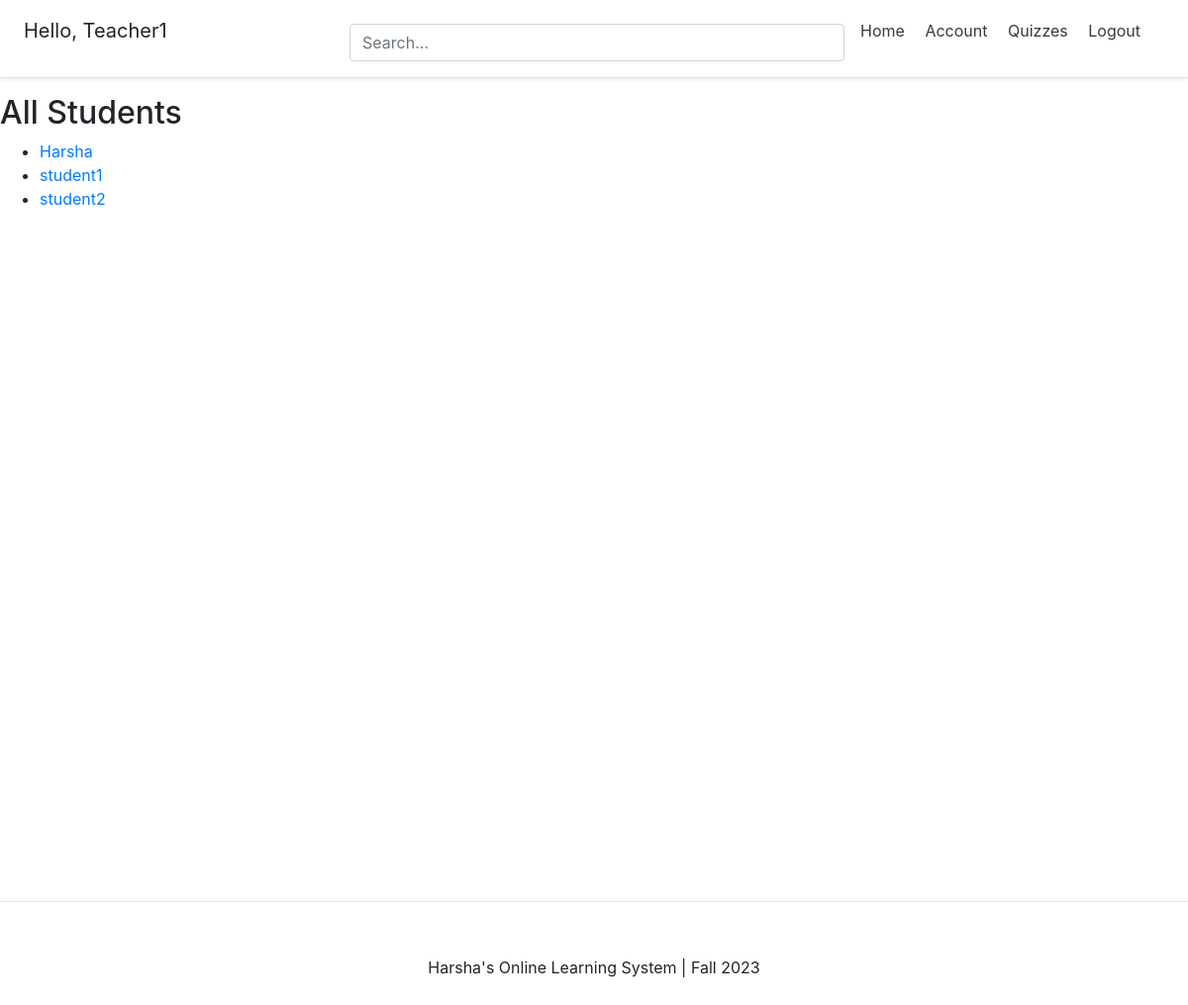
Page /quizzes/all-students/ (signed in) on the committed database.
### account/models.py (models this page shows, shortened)
class Account(AbstractBaseUser):
	email 					= models.EmailField(verbose_name="email", max_length=60, unique=True)
	username 				= models.CharField(max_length=30, unique=True)
	date_joined				= models.DateTimeField(verbose_name='date joined', auto_now_add=True)
	last_login				= models.DateTimeField(verbose_name='last login', auto_now=True)
	is_admin				= models.BooleanField(default=False)
	is_active				= models.BooleanField(default=True)
	is_staff				= models.BooleanField(default=False)
	is_superuser			= models.BooleanField(default=False)
	is_teacher = models.BooleanField(default=False)
	USERNAME_FIELD = 'email'
	REQUIRED_FIELDS = ['username',]
	objects = MyAccountManager()

### quizzes/views.py (the view)
# urls.py: path('all-students/', views.all_students, name='all_students'),
@login_required
def all_students(request):
    if not request.user.is_teacher:
        return redirect('quizzes:quiz_list')
    students = Account.objects.filter(is_teacher=False)
    return render(request, 'quizzes/all_students.html', {'students': students})

### templates/quizzes/all_students.html
{% extends 'base.html' %}
{% block content %}
  <h2>All Students</h2>
  <ul>
    {% for student in students %}
      <li>
        <a href="{% url 'quizzes:student_detail' student.id %}">{{ student.username }}</a>
      </li>
    {% empty %}
      <p>No students found.</p>
    {% endfor %}
  </ul>
{% endblock %}

### templates/snippets/header.html (shortened to what this page needs)
<link rel="stylesheet" href="https://cdn.jsdelivr.net/npm/bootstrap@4.4.1/dist/css/bootstrap.min.css">
<div class="d-flex flex-column flex-md-row align-items-center p-3 px-md-4 mb-3 bg-white border-bottom shadow-sm">
  <h5 class="my-0 mr-md-auto font-weight-normal">
  	{% if request.user.is_authenticated %}
  	<p>Hello, {{request.user.username}}</p>
  	{% endif %}
  </h5>
  <div class="search-bar mt-sm-2 mr-2">
  	<form method="get">
  		<input type="text" class="form-control" name="q" id="id_q" placeholder="Search...">
  	</form>
  </div>
  <nav class="my-2 my-md-0 mr-md-3">
  	{% if request.user.is_authenticated %}
  		<a class="p-2 text-dark" href="{% url 'home' %}">Home</a>
		<a class="p-2 text-dark" href="{% url 'account' %}">Account</a>
		<a class="p-2 text-dark" href="{% url 'quizzes:quiz_list' %}">Quizzes</a>
		<a class="p-2 text-dark" href="{% url 'logout' %}">Logout</a></p>
  	{% else %}
  		<a class="p-2 text-dark" href="{% url 'home' %}">Home</a>
  		<a class="p-2 text-dark" href="{% url 'login' %}">Login</a>
		<a class="btn btn-outline-primary" href="{% url 'register' %}">Register</a>
  	{% endif %}
  </nav>
</div>

### templates/snippets/header.html (style rules this page uses)
@media (min-width: 768px) { html { font-size: 16px; } }
.search-bar { max-width: 500px; width: 100%; }
form { width: 100%; }

### templates/snippets/base_css.html (style rules this page uses)
body { background-color: #FFFFFF; }

### rows in the picture
Account: user.username "Teacher1"
Account: username "Harsha"
Account: username "student1"
Account: username "student2"
